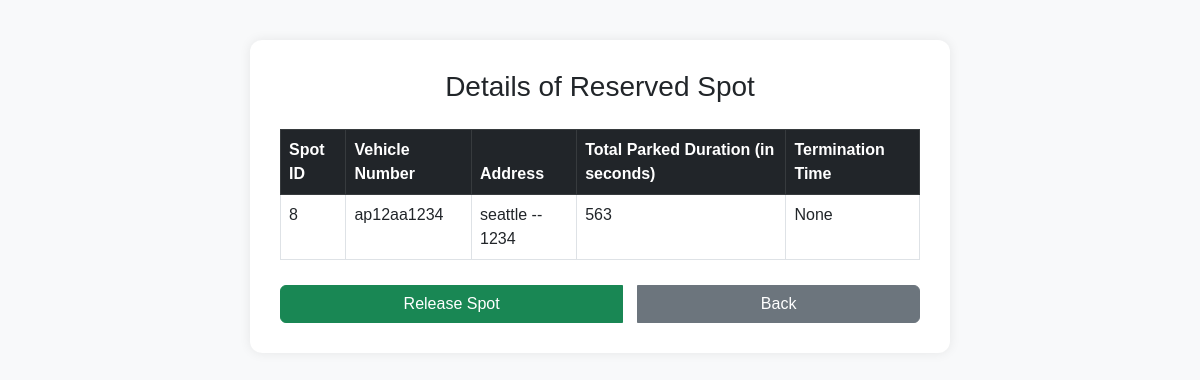
/user/spot/8 (signed in), run on the app's committed database.
### tables this page shows
CREATE TABLE Bookings (
              booking_id  INTEGER PRIMARY KEY AUTOINCREMENT,
              spot_id     INTEGER NOT NULL,
              vehicle_id  INTEGER NOT NULL,
              start_time  DATETIME NOT NULL DEFAULT CURRENT_TIMESTAMP,
              end_time    DATETIME,
              status      TEXT    NOT NULL DEFAULT 'Booked'
                           CHECK(status IN ('Booked','Completed','Cancelled')),
              duration_hours Float Default NULL,
              total_amount Float Default NULL,
              FOREIGN KEY(spot_id)    REFERENCES ParkingSpots(spot_id)
                ON DELETE CASCADE,
              FOREIGN KEY(vehicle_id) REFERENCES Vehicles(vehicle_id)
                ON DELETE CASCADE
            );

CREATE TABLE Vehicles (
              vehicle_id     INTEGER PRIMARY KEY AUTOINCREMENT,
              user_id        INTEGER NOT NULL,
              vehicle_number TEXT    NOT NULL,
              FOREIGN KEY(user_id) REFERENCES Users(user_id)
                ON DELETE CASCADE
            );

CREATE TABLE ParkingLots (
              lot_id         INTEGER PRIMARY KEY AUTOINCREMENT,
              address        TEXT    NOT NULL,
              pin_code       TEXT,
              price_per_hour REAL    NOT NULL,
              max_spots      INTEGER NOT NULL,
              created_at     DATETIME DEFAULT CURRENT_TIMESTAMP,
              free_spots   INTEGER NOT NULL
            );

### app.py (the view, shortened to what this page needs)
@app.route('/user/spot/<int:spotid>', methods=['GET', 'POST'])
def reservation_details(spotid):
    det = in_progress(session.get('user_id'))
    print("THE USER DETAILS:\n\n", det, "\nspotid = ", spotid)
    print("DET: ", det[0][3])
    for d in det:
        print(d)
    for d in det:
        if d[3] == spotid:
            spot = d
            break
    return render_template('reservationDetails.html', spotid=spotid, spot=spot)

### templates/reservationDetails.html (shortened to what this page needs)
<!DOCTYPE html>
<html lang="en">
<head>
    <link href="https://cdn.jsdelivr.net/npm/bootstrap@5.3.0/dist/css/bootstrap.min.css" rel="stylesheet">
</head>
<body>
<div class="container">
    <h3>Details of Reserved Spot</h3>
    <table class="table table-bordered table-hover">
        <thead class="table-dark">
            <tr>
                <th>Spot ID</th>
                <th>Vehicle Number</th>
                <th>Address</th>
                <th>Total Parked Duration (in seconds)</th>
                <th>Termination Time</th>
            </tr>
        </thead>
        <tbody>
            <tr>
                <td>{{ spot[3] }}</td>
                <td>{{ spot[1] }}</td>
                <td>{{ spot[4] }} -- {{ spot[5] }}</td>
                <td>{{ spot[10] }}</td>
                <td>{{ spot[8] }}</td>
            </tr>
        </tbody>
    </table>
    <form action="{{ url_for('reservation_details', spotid=spot[3]) }}" method="post" class="btn-group">
        <button type="submit" name="action" value="complete" class="btn btn-success">Release Spot</button>
        <button type="submit" name="action" value="back" class="btn btn-secondary">Back</button>
    </form>
</div>
</body>
</html>

### templates/reservationDetails.html (style rules this page uses)
body { padding: 40px; background-color: #f8f9fa; font-family: Arial, sans-serif; }
.container { max-width: 700px; margin: auto; background: white; padding: 30px; border-radius: 12px; box-shadow: 0 0 12px rgba(0, 0, 0, 0.08); }
h3 { margin-bottom: 25px; text-align: center; }
.btn-group { display: flex; justify-content: center; gap: 15px; margin-top: 25px; }

### data on the page
Bookings: spot "8"
Vehicles: vehicle_number "ap12aa1234"
ParkingLots: address "seattle"

### other printed values
{{ spot[5] }} "1234"
{{ spot[10] }} "563"
{{ spot[8] }} "None"
